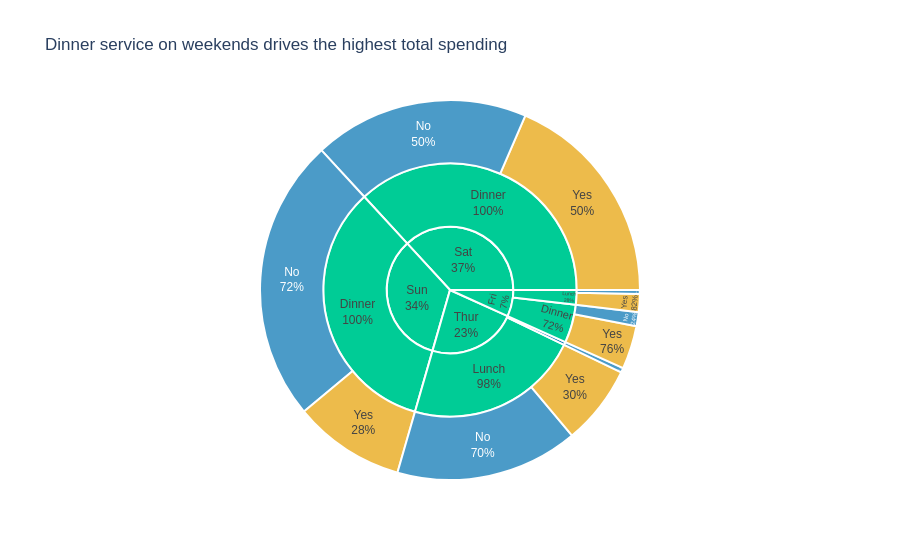

Source (notebook cell):
### Markdown cell above
## Task 2 — Sunburst: tipping behaviour by day and meal time

**What to build:** A sunburst chart using the built-in `tips` dataset showing how **total bill amount** is distributed across day → time → smoker status.

**Requirements:**
- Load tips with `px.data.tips()`
- Aggregate **total bill** (sum of `total_bill`) per group — not count
- Hierarchy: `path=['day', 'time', 'smoker']`
- Colour encodes smoker status with a CVD-safe blue/orange palette
- Grey out parent nodes (day and time level)
- Use `percent parent` for text labels
- Insight title describing where the most spending happens

> 💡 `tips.groupby(['day', 'time', 'smoker'])['total_bill'].sum().reset_index()`

### Code cell
tips = px.data.tips()

# Aggregate total bill
tips_grouped = (
    tips.groupby(['day', 'time', 'smoker'])['total_bill']
    .sum()
    .reset_index()
)

fig2 = px.sunburst(
    tips_grouped,
    path=['day', 'time', 'smoker'],
    values='total_bill',
    color='smoker',
    color_discrete_map={
        'Yes': '#E69F00',   # orange
        'No': '#0072B2'     # blue
    },
    title='Dinner service on weekends drives the highest total spending'
)

# Grey out parent nodes
fig2.update_traces(
    marker=dict(
        line=dict(color='white', width=2)
    ),
    textinfo='label+percent parent'
)

fig2.update_layout(
    font_family='Arial',
    paper_bgcolor='white'
)

fig2.show()

### Figure 1 — Plotly figure (JSON) as saved in the notebook; plotly's stock layout.template omitted (floating-point values rounded to 4 significant figures)
{"data": [{"branchvalues": "total", "customdata": [["(?)"], ["(?)"], ["(?)"], ["(?)"], ["(?)"], ["(?)"], ["(?)"], ["(?)"], ["(?)"], ["No"], ["No"], ["No"], ["No"], ["No"], ["No"], ["No"], ["Yes"], ["Yes"], ["Yes"], ["Yes"], ["Yes"]], "domain": {"x": [0, 1], "y": [0, 1]}, "hovertemplate": "labels=%{label}<br>total_bill=%{value}<br>parent=%{parent}<br>id=%{id}<br>smoker=%{customdata[0]}<extra></extra>", "ids": ["Thur", "Sat", "Fri", "Thur/Lunch", "Sun/Dinner", "Sat/Dinner", "Fri/Lunch", "Fri/Dinner", "Sun", "Thur/Dinner", "Fri/Dinner/No", "Thur/Dinner/No", "Sun/Dinner/No", "Sat/Dinner/No", "Fri/Lunch/No", "Thur/Lunch/No", "Sun/Dinner/Yes", "Sat/Dinner/Yes", "Fri/Lunch/Yes", "Fri/Dinner/Yes", "Thur/Lunch/Yes"], "labels": ["Thur", "Sat", "Fri", "Lunch", "Dinner", "Dinner", "Lunch", "Dinner", "Sun", "Dinner", "No", "No", "No", "No", "No", "No", "Yes", "Yes", "Yes", "Yes", "Yes"], "marker": {"colors": ["#00cc96", "#00cc96", "#00cc96", "#00cc96", "#00cc96", "#00cc96", "#00cc96", "#00cc96", "#00cc96", "#0072B2", "#0072B2", "#0072B2", "#0072B2", "#0072B2", "#0072B2", "#0072B2", "#E69F00", "#E69F00", "#E69F00", "#E69F00", "#E69F00"], "line": {"color": "white", "width": 2}}, "name": "", "parents": ["", "", "", "Thur", "Sun", "Sat", "Fri", "Fri", "", "Thur", "Fri/Dinner", "Thur/Dinner", "Sun/Dinner", "Sat/Dinner", "Fri/Lunch", "Thur/Lunch", "Sun/Dinner", "Sat/Dinner", "Fri/Lunch", "Fri/Dinner", "Thur/Lunch"], "textinfo": "label+percent parent", "type": "sunburst", "values": [1096.0, 1778.0, 325.9, 1078.0, 1627.0, 1778.0, 89.92, 236.0, 1627.0, 18.78, 57.7, 18.78, 1169.0, 884.8, 15.98, 751.3, 458.3, 893.6, 73.94, 178.3, 326.2]}], "layout": {"font": {"family": "Arial"}, "legend": {"tracegroupgap": 0}, "paper_bgcolor": "white", "title": {"text": "Dinner service on weekends drives the highest total spending"}}}
